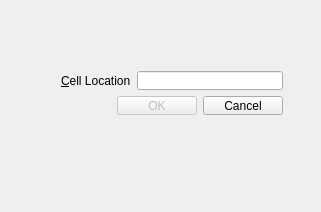
<?xml version="1.0" encoding="UTF-8"?>
<ui version="4.0">
 <class>Dialog</class>
 <widget class="QDialog" name="Dialog">
  <property name="geometry">
   <rect>
    <x>0</x>
    <y>0</y>
    <width>321</width>
    <height>212</height>
   </rect>
  </property>
  <property name="windowTitle">
   <string>Go To Cell</string>
  </property>
  <widget class="QWidget" name="">
   <property name="geometry">
    <rect>
     <x>50</x>
     <y>60</y>
     <width>244</width>
     <height>66</height>
    </rect>
   </property>
   <layout class="QVBoxLayout" name="verticalLayout">
    <item>
     <layout class="QHBoxLayout" name="horizontalLayout">
      <item>
       <widget class="QLabel" name="label">
        <property name="text">
         <string>&amp;Cell Location</string>
        </property>
        <property name="buddy">
         <cstring>lineEdit</cstring>
        </property>
       </widget>
      </item>
      <item>
       <widget class="QLineEdit" name="lineEdit"/>
      </item>
     </layout>
    </item>
    <item>
     <layout class="QHBoxLayout" name="horizontalLayout_2">
      <item>
       <spacer name="horizontalSpacer">
        <property name="orientation">
         <enum>Qt::Horizontal</enum>
        </property>
        <property name="sizeHint" stdset="0">
         <size>
          <width>40</width>
          <height>20</height>
         </size>
        </property>
       </spacer>
      </item>
      <item>
       <widget class="QPushButton" name="okButton">
        <property name="enabled">
         <bool>false</bool>
        </property>
        <property name="text">
         <string>OK</string>
        </property>
        <property name="default">
         <bool>true</bool>
        </property>
       </widget>
      </item>
      <item>
       <widget class="QPushButton" name="cancelButton">
        <property name="text">
         <string>Cancel</string>
        </property>
       </widget>
      </item>
     </layout>
    </item>
   </layout>
  </widget>
 </widget>
 <layoutdefault spacing="6" margin="11"/>
 <resources/>
 <connections/>
</ui>
